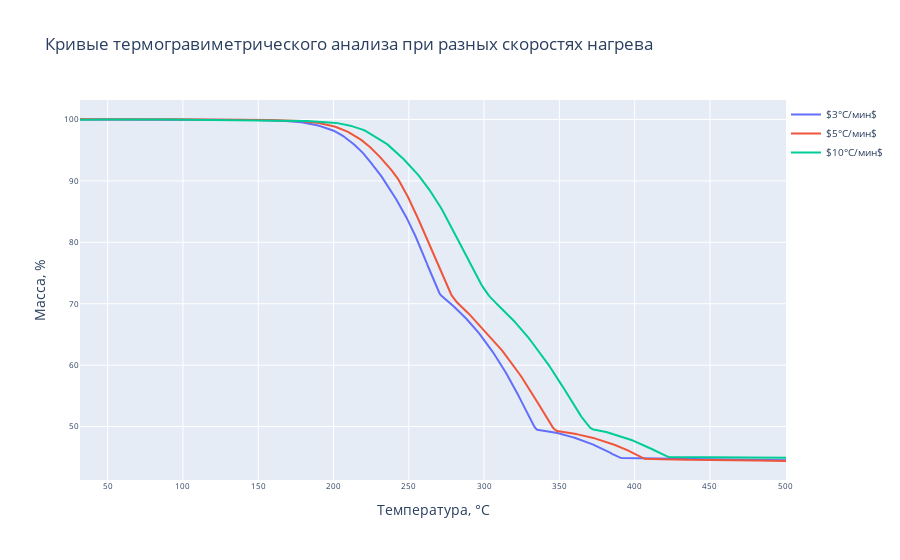

Notebook source saved alongside this figure:
### Code cell
import plotly.graph_objects as go

fig = go.Figure()

fig.add_trace(go.Scatter(x=df.index, y=df['3'], name=r'$3°C/мин$'))
fig.add_trace(go.Scatter(x=df.index, y=df['5'], name=r'$5°C/мин$'))
fig.add_trace(go.Scatter(x=df.index, y=df['10'], name=r'$10°C/мин$'))

fig.update_layout(
xaxis=dict(title='Температура, °С'),
yaxis=dict(title='Масса, %'),
title=dict(text='Кривые термогравиметрического анализа при разных скоростях нагрева')
)

fig.update_layout(
legend=dict(
x=1,
y=1,
traceorder="normal",
font=dict(size=10)
),
xaxis_tickfont=dict(size=8),
yaxis_tickfont=dict(size=8)
)

fig.show()

### Figure 1 — Plotly figure (JSON) as saved in the notebook; plotly's stock layout.template omitted (floating-point values rounded to 4 significant figures; data arrays with more than 128 entries replaced by an {"elided": "..."} marker saying what was removed)
{"data": [{"name": "$3°C/мин$", "type": "scatter", "x": {"elided": "492 float values"}, "y": {"elided": "492 float values"}}, {"name": "$5°C/мин$", "type": "scatter", "x": {"elided": "492 float values"}, "y": {"elided": "492 float values"}}, {"name": "$10°C/мин$", "type": "scatter", "x": {"elided": "492 float values"}, "y": {"elided": "492 float values"}}], "layout": {"legend": {"font": {"size": 10}, "traceorder": "normal", "x": 1, "y": 1}, "title": {"text": "Кривые термогравиметрического анализа при разных скоростях нагрева"}, "xaxis": {"tickfont": {"size": 8}, "title": {"text": "Температура, °С"}}, "yaxis": {"tickfont": {"size": 8}, "title": {"text": "Масса, %"}}}}
